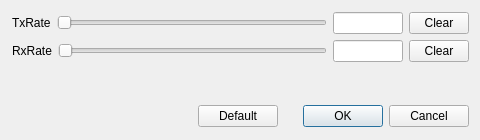
<?xml version="1.0" encoding="UTF-8"?>
<ui version="4.0">
 <class>EmulatorDialog</class>
 <widget class="QDialog" name="EmulatorDialog">
  <property name="geometry">
   <rect>
    <x>0</x>
    <y>0</y>
    <width>480</width>
    <height>140</height>
   </rect>
  </property>
  <property name="minimumSize">
   <size>
    <width>480</width>
    <height>140</height>
   </size>
  </property>
  <property name="maximumSize">
   <size>
    <width>480</width>
    <height>140</height>
   </size>
  </property>
  <property name="windowTitle">
   <string>Emulator Settings</string>
  </property>
  <widget class="QWidget" name="">
   <property name="geometry">
    <rect>
     <x>0</x>
     <y>0</y>
     <width>481</width>
     <height>141</height>
    </rect>
   </property>
   <layout class="QVBoxLayout" name="mainLayout">
    <property name="leftMargin">
     <number>12</number>
    </property>
    <property name="topMargin">
     <number>12</number>
    </property>
    <property name="rightMargin">
     <number>12</number>
    </property>
    <property name="bottomMargin">
     <number>14</number>
    </property>
    <item>
     <layout class="QHBoxLayout" name="Layout1">
      <item>
       <widget class="QLabel" name="lblTxRate">
        <property name="text">
         <string>TxRate</string>
        </property>
       </widget>
      </item>
      <item>
       <widget class="QSlider" name="sldTxRate">
        <property name="orientation">
         <enum>Qt::Horizontal</enum>
        </property>
       </widget>
      </item>
      <item>
       <widget class="QLineEdit" name="txtTxRate">
        <property name="minimumSize">
         <size>
          <width>70</width>
          <height>0</height>
         </size>
        </property>
        <property name="maximumSize">
         <size>
          <width>70</width>
          <height>16777215</height>
         </size>
        </property>
       </widget>
      </item>
      <item>
       <widget class="QPushButton" name="pushButton">
        <property name="minimumSize">
         <size>
          <width>60</width>
          <height>0</height>
         </size>
        </property>
        <property name="maximumSize">
         <size>
          <width>60</width>
          <height>16777215</height>
         </size>
        </property>
        <property name="text">
         <string>Clear</string>
        </property>
       </widget>
      </item>
     </layout>
    </item>
    <item>
     <layout class="QHBoxLayout" name="Layout2">
      <item>
       <widget class="QLabel" name="lblRxRate">
        <property name="text">
         <string>RxRate</string>
        </property>
       </widget>
      </item>
      <item>
       <widget class="QSlider" name="sldRxRate">
        <property name="orientation">
         <enum>Qt::Horizontal</enum>
        </property>
       </widget>
      </item>
      <item>
       <widget class="QLineEdit" name="txtRxRate">
        <property name="minimumSize">
         <size>
          <width>70</width>
          <height>0</height>
         </size>
        </property>
        <property name="maximumSize">
         <size>
          <width>70</width>
          <height>16777215</height>
         </size>
        </property>
       </widget>
      </item>
      <item>
       <widget class="QPushButton" name="pushButton_2">
        <property name="minimumSize">
         <size>
          <width>60</width>
          <height>0</height>
         </size>
        </property>
        <property name="maximumSize">
         <size>
          <width>60</width>
          <height>16777215</height>
         </size>
        </property>
        <property name="text">
         <string>Clear</string>
        </property>
       </widget>
      </item>
     </layout>
    </item>
    <item>
     <spacer name="verticalSpacer">
      <property name="orientation">
       <enum>Qt::Vertical</enum>
      </property>
      <property name="sizeHint" stdset="0">
       <size>
        <width>20</width>
        <height>40</height>
       </size>
      </property>
     </spacer>
    </item>
    <item>
     <layout class="QHBoxLayout" name="Layout3">
      <item>
       <spacer name="horizontalSpacer">
        <property name="orientation">
         <enum>Qt::Horizontal</enum>
        </property>
        <property name="sizeHint" stdset="0">
         <size>
          <width>40</width>
          <height>20</height>
         </size>
        </property>
       </spacer>
      </item>
      <item>
       <widget class="QPushButton" name="btnDefault">
        <property name="text">
         <string>Default</string>
        </property>
       </widget>
      </item>
      <item>
       <widget class="QDialogButtonBox" name="buttonBox">
        <property name="orientation">
         <enum>Qt::Horizontal</enum>
        </property>
        <property name="standardButtons">
         <set>QDialogButtonBox::Cancel|QDialogButtonBox::Ok</set>
        </property>
       </widget>
      </item>
     </layout>
    </item>
   </layout>
  </widget>
 </widget>
 <resources/>
 <connections>
  <connection>
   <sender>buttonBox</sender>
   <signal>accepted()</signal>
   <receiver>EmulatorDialog</receiver>
   <slot>accept()</slot>
   <hints>
    <hint type="sourcelabel">
     <x>248</x>
     <y>254</y>
    </hint>
    <hint type="destinationlabel">
     <x>157</x>
     <y>274</y>
    </hint>
   </hints>
  </connection>
  <connection>
   <sender>buttonBox</sender>
   <signal>rejected()</signal>
   <receiver>EmulatorDialog</receiver>
   <slot>reject()</slot>
   <hints>
    <hint type="sourcelabel">
     <x>316</x>
     <y>260</y>
    </hint>
    <hint type="destinationlabel">
     <x>286</x>
     <y>274</y>
    </hint>
   </hints>
  </connection>
 </connections>
</ui>
